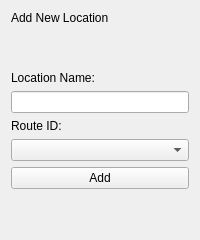
             <widget class="QWidget" name="AddNewStopPage">
              <layout class="QVBoxLayout" name="verticalLayout_33">
               <item>
                <widget class="QLabel" name="label_54">
                 <property name="text">
                  <string>Add New Location</string>
                 </property>
                </widget>
               </item>
               <item>
                <spacer name="verticalSpacer_33">
                 <property name="orientation">
                  <enum>Qt::Vertical</enum>
                 </property>
                 <property name="sizeHint" stdset="0">
                  <size>
                   <width>20</width>
                   <height>40</height>
                  </size>
                 </property>
                </spacer>
               </item>
               <item>
                <widget class="QLabel" name="label_55">
                 <property name="text">
                  <string>Location Name:</string>
                 </property>
                </widget>
               </item>
               <item>
                <widget class="QLineEdit" name="lineEdit_24"/>
               </item>
               <item>
                <widget class="QLabel" name="label_56">
                 <property name="text">
                  <string>Route ID:</string>
                 </property>
                </widget>
               </item>
               <item>
                <widget class="QComboBox" name="comboBox_5"/>
               </item>
               <item>
                <widget class="QPushButton" name="pushButton_46">
                 <property name="text">
                  <string>Add</string>
                 </property>
                </widget>
               </item>
               <item>
                <spacer name="verticalSpacer_34">
                 <property name="orientation">
                  <enum>Qt::Vertical</enum>
                 </property>
                 <property name="sizeHint" stdset="0">
                  <size>
                   <width>20</width>
                   <height>40</height>
                  </size>
                 </property>
                </spacer>
               </item>
              </layout>
             </widget>
